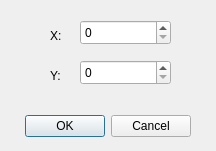
<?xml version="1.0" encoding="UTF-8"?>
<ui version="4.0">
 <class>gotoDialog</class>
 <widget class="QDialog" name="gotoDialog">
  <property name="geometry">
   <rect>
    <x>0</x>
    <y>0</y>
    <width>216</width>
    <height>151</height>
   </rect>
  </property>
  <property name="sizePolicy">
   <sizepolicy hsizetype="Fixed" vsizetype="Fixed">
    <horstretch>0</horstretch>
    <verstretch>0</verstretch>
   </sizepolicy>
  </property>
  <property name="minimumSize">
   <size>
    <width>216</width>
    <height>151</height>
   </size>
  </property>
  <property name="maximumSize">
   <size>
    <width>216</width>
    <height>151</height>
   </size>
  </property>
  <property name="windowTitle">
   <string>跳转</string>
  </property>
  <property name="modal">
   <bool>true</bool>
  </property>
  <widget class="QDialogButtonBox" name="buttonBox">
   <property name="geometry">
    <rect>
     <x>20</x>
     <y>110</y>
     <width>171</width>
     <height>32</height>
    </rect>
   </property>
   <property name="orientation">
    <enum>Qt::Horizontal</enum>
   </property>
   <property name="standardButtons">
    <set>QDialogButtonBox::Cancel|QDialogButtonBox::Ok</set>
   </property>
  </widget>
  <widget class="QLabel" name="label_x">
   <property name="geometry">
    <rect>
     <x>50</x>
     <y>20</y>
     <width>21</width>
     <height>31</height>
    </rect>
   </property>
   <property name="text">
    <string>X:</string>
   </property>
  </widget>
  <widget class="QLabel" name="label_y">
   <property name="geometry">
    <rect>
     <x>50</x>
     <y>60</y>
     <width>21</width>
     <height>31</height>
    </rect>
   </property>
   <property name="text">
    <string>Y:</string>
   </property>
  </widget>
  <widget class="QSpinBox" name="spinBox_x">
   <property name="geometry">
    <rect>
     <x>80</x>
     <y>20</y>
     <width>91</width>
     <height>25</height>
    </rect>
   </property>
  </widget>
  <widget class="QSpinBox" name="spinBox_y">
   <property name="geometry">
    <rect>
     <x>80</x>
     <y>60</y>
     <width>91</width>
     <height>25</height>
    </rect>
   </property>
  </widget>
 </widget>
 <resources/>
 <connections>
  <connection>
   <sender>buttonBox</sender>
   <signal>accepted()</signal>
   <receiver>gotoDialog</receiver>
   <slot>accept()</slot>
   <hints>
    <hint type="sourcelabel">
     <x>248</x>
     <y>254</y>
    </hint>
    <hint type="destinationlabel">
     <x>157</x>
     <y>274</y>
    </hint>
   </hints>
  </connection>
  <connection>
   <sender>buttonBox</sender>
   <signal>rejected()</signal>
   <receiver>gotoDialog</receiver>
   <slot>reject()</slot>
   <hints>
    <hint type="sourcelabel">
     <x>316</x>
     <y>260</y>
    </hint>
    <hint type="destinationlabel">
     <x>286</x>
     <y>274</y>
    </hint>
   </hints>
  </connection>
 </connections>
</ui>
